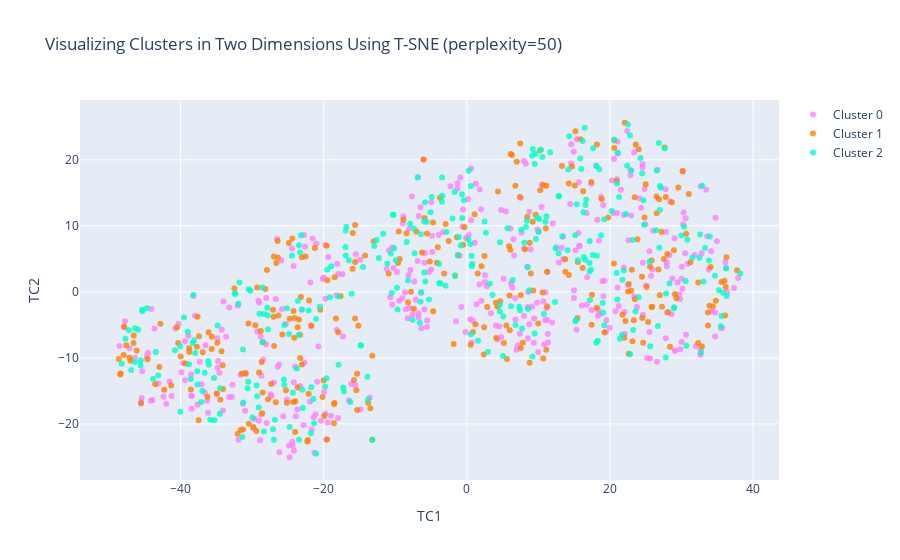

The notebook cell this image was saved under:
### Code cell
#Instructions for building the 2-D plot

#trace1 is for 'Cluster 0'
trace1 = go.Scatter(
                    x = cluster0["TC1_2d"],
                    y = cluster0["TC2_2d"],
                    mode = "markers",
                    name = "Cluster 0",
                    marker = dict(color = 'rgba(255, 128, 255, 0.8)'),
                    text = None)

#trace2 is for 'Cluster 1'
trace2 = go.Scatter(
                    x = cluster1["TC1_2d"],
                    y = cluster1["TC2_2d"],
                    mode = "markers",
                    name = "Cluster 1",
                    marker = dict(color = 'rgba(255, 128, 2, 0.8)'),
                    text = None)

#trace3 is for 'Cluster 2'
trace3 = go.Scatter(
                    x = cluster2["TC1_2d"],
                    y = cluster2["TC2_2d"],
                    mode = "markers",
                    name = "Cluster 2",
                    marker = dict(color = 'rgba(0, 255, 200, 0.8)'),
                    text = None)

data = [trace1, trace2, trace3]

title = "Visualizing Clusters in Two Dimensions Using T-SNE (perplexity=" + str(PERPLEXITY) + ")"

layout = dict(title = title,
              xaxis= dict(title= 'TC1',ticklen= 5,zeroline= False),
              yaxis= dict(title= 'TC2',ticklen= 5,zeroline= False)
             )

fig = dict(data = data, layout = layout)

iplot(fig)

### Figure 1 — Plotly figure (JSON) as saved in the notebook; plotly's stock layout.template omitted (floating-point values rounded to 4 significant figures; data arrays with more than 128 entries replaced by an {"elided": "..."} marker saying what was removed)
{"data": [{"marker": {"color": "rgba(255, 128, 255, 0.8)"}, "mode": "markers", "name": "Cluster 0", "type": "scatter", "x": {"elided": "390 float values"}, "y": {"elided": "390 float values"}}, {"marker": {"color": "rgba(255, 128, 2, 0.8)"}, "mode": "markers", "name": "Cluster 1", "type": "scatter", "x": {"elided": "296 float values"}, "y": {"elided": "296 float values"}}, {"marker": {"color": "rgba(0, 255, 200, 0.8)"}, "mode": "markers", "name": "Cluster 2", "type": "scatter", "x": {"elided": "314 float values"}, "y": {"elided": "314 float values"}}], "layout": {"title": {"text": "Visualizing Clusters in Two Dimensions Using T-SNE (perplexity=50)"}, "xaxis": {"ticklen": 5, "title": {"text": "TC1"}, "zeroline": false}, "yaxis": {"ticklen": 5, "title": {"text": "TC2"}, "zeroline": false}}}
